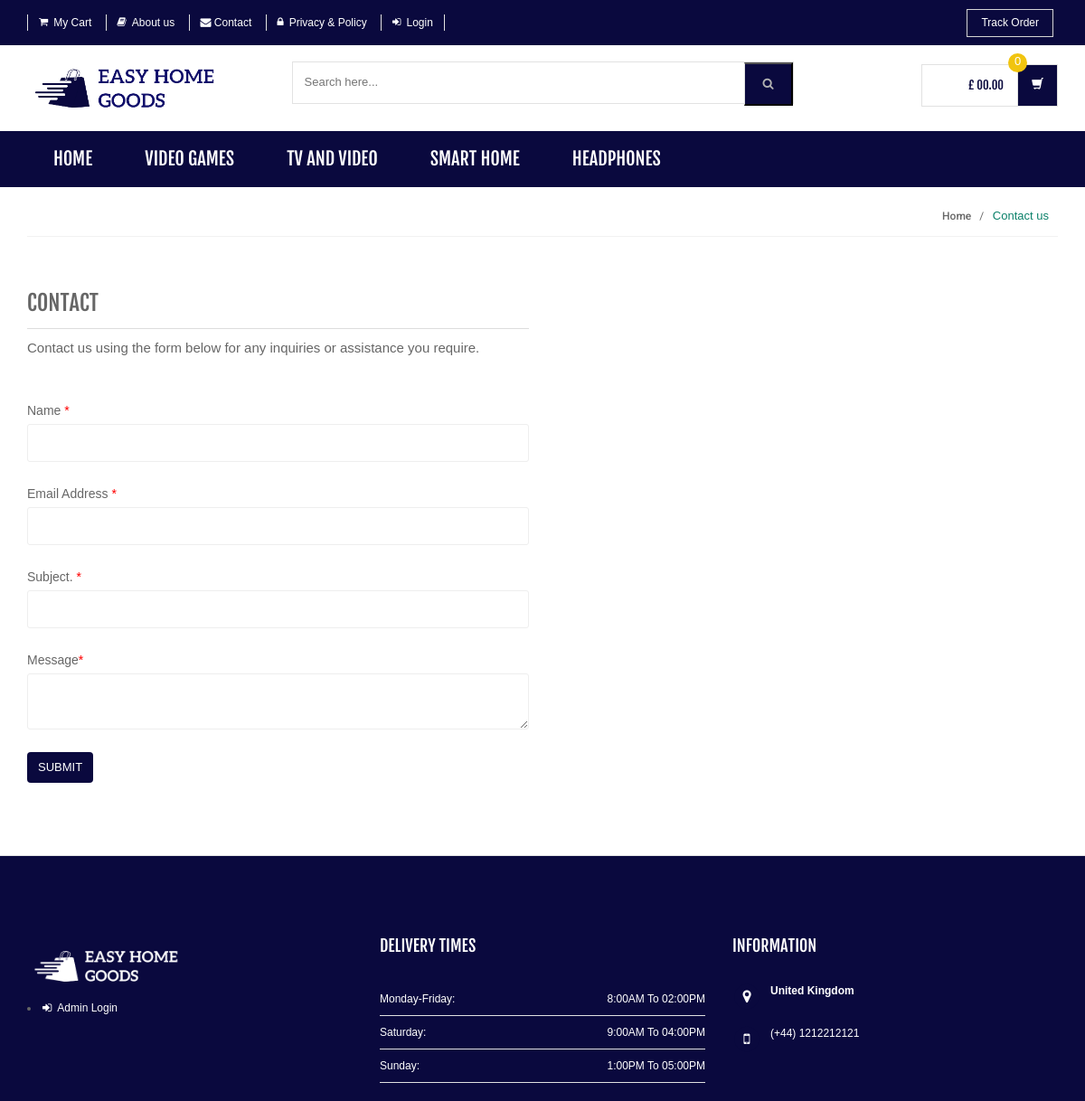
The page /contact.php on the database its author committed.
### tables this page shows
CREATE TABLE `category` (
  `id` int(11) NOT NULL,
  `categoryName` varchar(255) DEFAULT NULL,
  `categoryDescription` longtext DEFAULT NULL,
  `creationDate` timestamp NOT NULL DEFAULT current_timestamp(),
  `updationDate` varchar(255) DEFAULT NULL
);

### includes/menu-bar.php (the view, shortened to what this page needs)
<div class="header-nav animate-dropdown">
    <div class="container">
        <div class="yamm navbar navbar-default" role="navigation">
            <div class="nav-bg-class">
                <div class="navbar-collapse collapse" id="mc-horizontal-menu-collapse">
                    <div class="nav-outer">
                        <ul class="nav navbar-nav">
                            <li class=" dropdown yamm-fw">
                                <a href="index.php" data-hover="dropdown" class="dropdown-toggle">Home</a>
                            </li>
                            <?php $sql = mysqli_query($con, "select id,categoryName  from category limit 6");
                            while ($row = mysqli_fetch_array($sql)) {
                            ?>
                                <li class="dropdown yamm">
                                    <a href="category.php?cid=<?php echo $row['id']; ?>"><?php echo $row['categoryName']; ?></a>
                                </li>
                            <?php } ?>
                        </ul>
                        <div class="clearfix"></div>
                    </div>
                </div>
            </div>
        </div>
    </div>
</div>

### assets/css/lightbox.css (style rules this page uses)
body:after { content: url(../images/close.png) url(../images/loading.gif) url(../images/prev.png) url(../images/next.png); display: none; }

### rows shown on the page
category: categoryName "VIDEO GAMES"
category: categoryName "TV AND VIDEO"
category: categoryName "SMART HOME"
category: categoryName "HEADPHONES"
